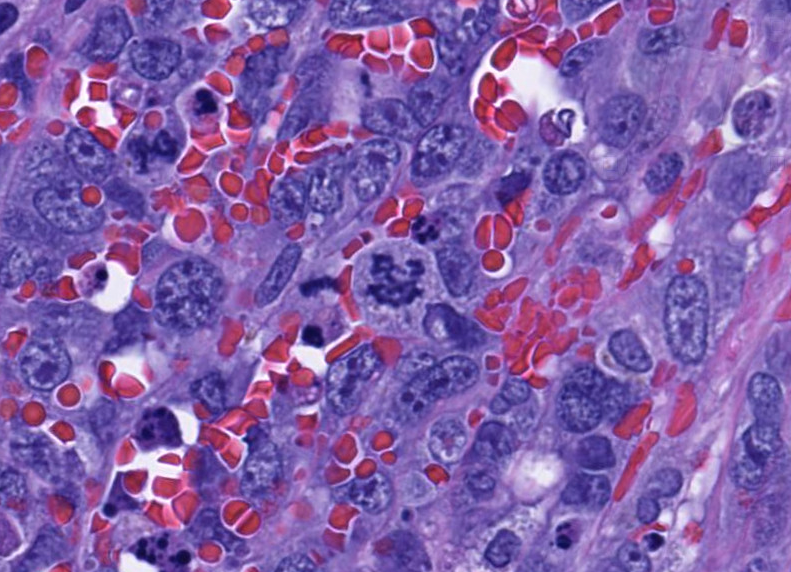
#> input picture images/mitosis_face.png, 791 x 572 px, found by its file name
$ python face_detect_cv3.py   (older library calls are emulated)
#> lines starting #> are read from the running program, lines starting #| are printed output that depends on the picture; after the words box and inside, x2 and y2 are one past the last pixel; in counts of white or black regions, pixels touching at a corner belong together
import cv2
import sys

# Get user supplied values
imagePath = "mitosis_face.png"
cascPath = "haarcascade_frontalface_default.xml"

# Create the haar cascade
faceCascade = cv2.CascadeClassifier(cascPath)

# Read the image
image = cv2.imread(imagePath)
#> image is the input picture: shape (572, 791, 3); mean B, G, R 167.5, 95.3, 132.5
gray = cv2.cvtColor(image, cv2.COLOR_BGR2GRAY)
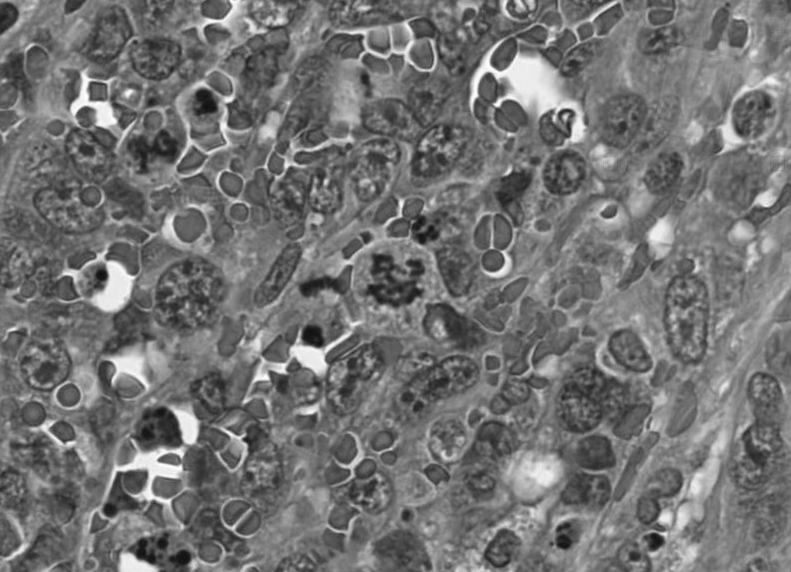
#> gray: shape (572, 791); min 14, max 255, mean 114.7

# Detect faces in the image
faces = faceCascade.detectMultiScale(
    gray,
    scaleFactor=1.1,
    minNeighbors=4,
    minSize=(5, 5)
    #flags = cv2.CV_HAAR_SCALE_IMAGE
)
#> faces = [[97, 195, 55, 55]]

print("Found {0} faces!".format(len(faces)))
#| Found 1 faces!

# Draw a rectangle around the faces
for (x, y, w, h) in faces:
    cv2.rectangle(image, (x, y), (x+w, y+h), (0, 255, 0), 2)
#> this loop made 1 pass
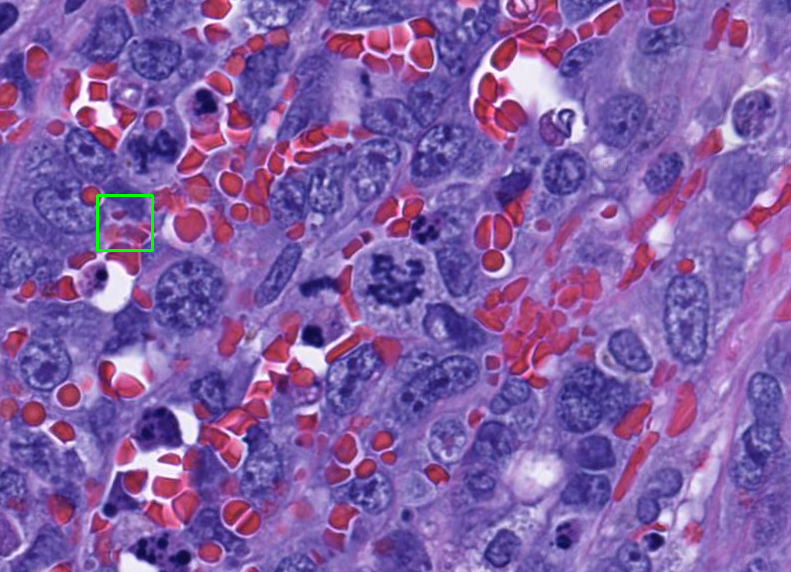
#> image: shape (572, 791, 3); 0.14% of pixels changed, all inside (x1, y1, x2, y2) = (96, 194, 154, 252)

imS = cv2.resize(image, (960, 540))
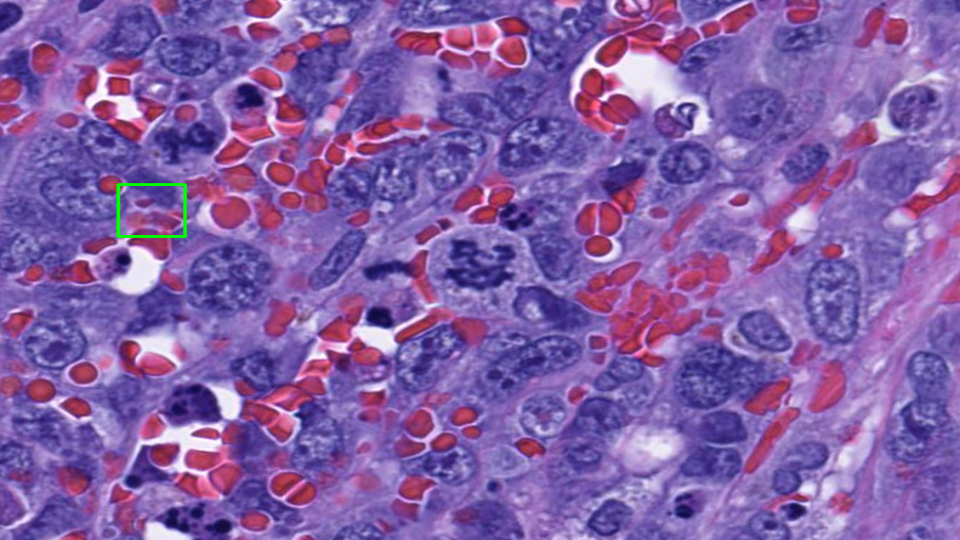
#> imS: shape (540, 960, 3); mean B, G, R 167.1, 95.5, 132.2
cv2.imshow("Faces found", imS)
cv2.imwrite("mitosis faces found.jpg", image)
#cv2.waitKey(0)

$ run again, with images/little_mix_right.jpg saved as images/mitosis_face.png
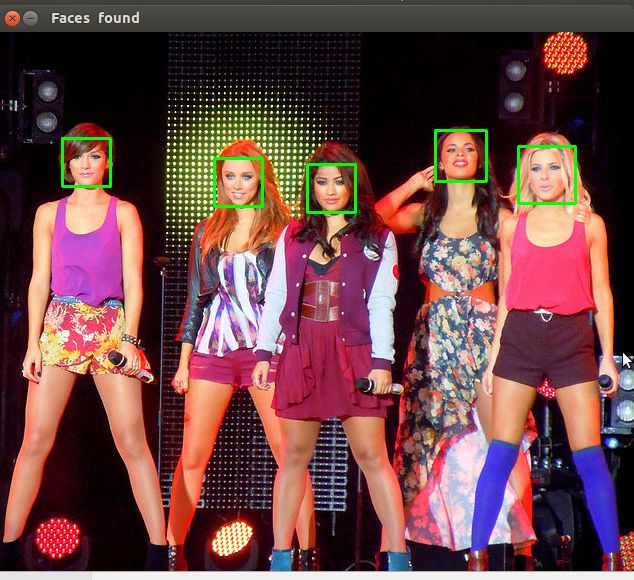
#> input picture images/little_mix_right.jpg, 634 x 580 px, found by its file name
#> image is the input picture: shape (580, 634, 3); mean B, G, R 71.1, 70.2, 109.2
#> `gray = cv2.cvtColor(image, cv2.COLOR_BGR2GRAY)`:
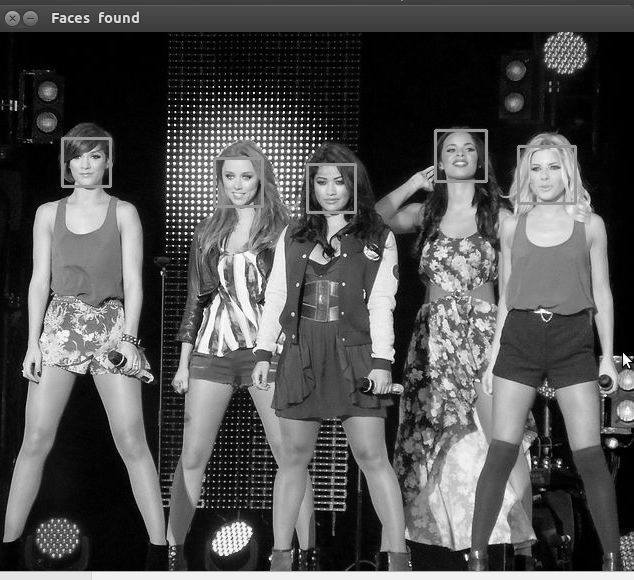
#> gray: shape (580, 634); min 0, max 255, mean 81.9
#> faces = [[309, 166, 44, 44], [214, 158, 49, 49], [437, 132, 48, 48], [65, 142, 44, 44], [515, 144, 61, 61], [420, 212, 76, 76], [27, 500, 60, 60]]
#| Found 7 faces!
#> the loop `for (x, y, w, h) in faces:` made 7 passes
#> `imS = cv2.resize(image, (960, 540))`:
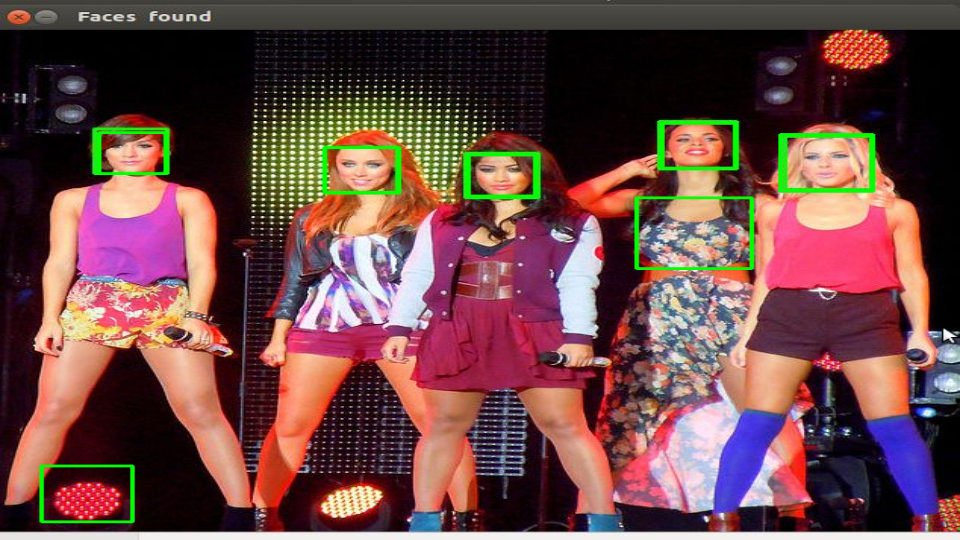
#> imS: shape (540, 960, 3); mean B, G, R 70.5, 71.7, 108
